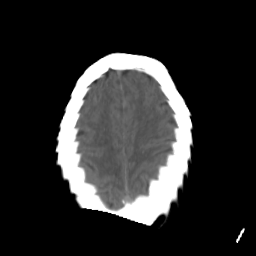
#> input picture data/testData/CT/CT/1.png, 256 x 256 px, found by its file name
$ python Qabf.py
#> lines starting #> are read from the running program, lines starting #| are printed output that depends on the picture
import numpy as np
import cv2

def rgb2gray(img):
    """将RGB图像转换为灰度"""
    if len(img.shape) == 3 and img.shape[2] == 3:
        return cv2.cvtColor(img, cv2.COLOR_BGR2GRAY)
    else:
        return img

def conv2(im, kernel):
    """二维卷积，保持大小不变，与MATLAB conv2(im,kernel,'same')效果"""
    return cv2.filter2D(im, -1, kernel, borderType=cv2.BORDER_REPLICATE)

def Qabf(img1, img2, fused):
    # 参数定义
    L = 1
    Tg = 0.9994
    kg = -15
    Dg = 0.5
    Ta = 0.9879
    ka = -22
    Da = 0.8

    # Sobel算子(与原MATLAB对应)
    h1 = np.array([[1, 2, 1],
                   [0, 0, 0],
                   [-1, -2, -1]], dtype=np.float32)
    h3 = np.array([[-1, 0, 1],
                   [-2, 0, 2],
                   [-1, 0, 1]], dtype=np.float32)

    # 转换灰度图
    pA = rgb2gray(img1).astype(np.float64)
    pB = rgb2gray(img2).astype(np.float64)
    pF = rgb2gray(fused).astype(np.float64)

    # 归一化到0-255 float64 (im2double相当于除以255，这里乘以255为了保持和MATLAB近似)
    if pA.max() <= 1.0:
        pA = pA * 255
    if pB.max() <= 1.0:
        pB = pB * 255
    if pF.max() <= 1.0:
        pF = pF * 255

    # 计算梯度响应
    SAx = conv2(pA, h3)
    SAy = conv2(pA, h1)
    gA = np.sqrt(SAx**2 + SAy**2)

    SBx = conv2(pB, h3)
    SBy = conv2(pB, h1)
    gB = np.sqrt(SBx**2 + SBy**2)

    SFx = conv2(pF, h3)
    SFy = conv2(pF, h1)
    gF = np.sqrt(SFx**2 + SFy**2)

    # 计算梯度方向，避免除零
    def gradient_angle(Sx, Sy):
        angle = np.zeros_like(Sx)
        mask_zero = (Sx == 0)
        angle[mask_zero] = np.pi / 2
        angle[~mask_zero] = np.arctan(Sy[~mask_zero] / Sx[~mask_zero])
        return angle

    aA = gradient_angle(SAx, SAy)
    aB = gradient_angle(SBx, SBy)
    aF = gradient_angle(SFx, SFy)

    # 初始化Q矩阵
    M, N = gA.shape
    QAF = np.zeros((M, N))
    QBF = np.zeros((M, N))

    # 计算QAF
    for i in range(M):
        for j in range(N):
            # GAF 计算
            if gA[i, j] > gF[i, j]:
                GAF = gF[i, j] / gA[i, j]
            elif gA[i, j] == gF[i, j]:
                GAF = gF[i, j]
            else:
                GAF = gA[i, j] / gF[i, j]

            # AAF 计算
            AAF = 1 - abs(aA[i, j] - aF[i, j]) / (np.pi / 2)

            QgAF = Tg / (1 + np.exp(kg * (GAF - Dg)))
            QaAF = Ta / (1 + np.exp(ka * (AAF - Da)))

            QAF[i, j] = QgAF * QaAF

    # 计算QBF
    for i in range(M):
        for j in range(N):
            if gB[i, j] > gF[i, j]:
                GBF = gF[i, j] / gB[i, j]
            elif gB[i, j] == gF[i, j]:
                GBF = gF[i, j]
            else:
                GBF = gB[i, j] / gF[i, j]

            ABF = 1 - abs(aB[i, j] - aF[i, j]) / (np.pi / 2)

            QgBF = Tg / (1 + np.exp(kg * (GBF - Dg)))
            QaBF = Ta / (1 + np.exp(ka * (ABF - Da)))

            QBF[i, j] = QgBF * QaBF

    deno = np.sum(gA + gB)
    nume = np.sum(QAF * gA + QBF * gB)

    Qabf_value = nume / deno if deno != 0 else 0

    return Qabf_value


def metrics_qabf(img1, img2, fused):
    """
    对应matlab的metricsQabf函数，支持多通道情况
    """
    fused = fused.astype(np.float64)
    b = fused.shape[2] if fused.ndim == 3 else 1
    b1 = img2.shape[2] if img2.ndim == 3 else 1

    if b == 1:
        res = Qabf(img1, img2, fused)
    elif b1 == 1:
        scores = []
        for k in range(b):
            scores.append(Qabf(img1[:, :, k], img2, fused[:, :, k]))
        res = np.mean(scores)
    else:
        scores = []
        for k in range(b):
            scores.append(Qabf(img1[:, :, k], img2[:, :, k], fused[:, :, k]))
        res = np.mean(scores)
    return res


# 简单示例调用：
if __name__ == "__main__":
    import imageio
    img1 = imageio.imread(r'C:\Users\King\Downloads\BSAFusion-main\CT_result\CT_align\1.png')
#> img1 is the input picture: shape (256, 256, 3); min 0, max 255, mean 43.5
    img2 = imageio.imread(r'C:\Users\King\Downloads\BSAFusion-main\CT_result\MRI\1.png')
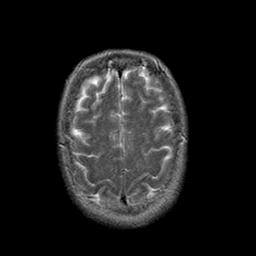
#> input picture data/testData/CT/MRI/1.png, 256 x 256 px, found by its file name
#> img2 is the input picture: shape (256, 256, 3); min 0, max 255, mean 28.1
    fused = imageio.imread(r'C:\Users\King\Downloads\BSAFusion-main\CT_result\Fusion\1.png')

    score = metrics_qabf(img1, img2, fused)
#> the loop in metrics_qabf, `for k in range(b):` made 3 passes
#> pass 1, in Qabf, `SAx = conv2(pA, h3)`:
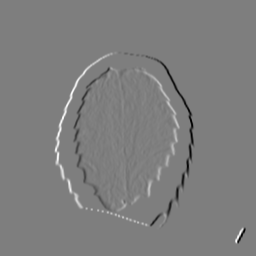
#> SAx: shape (256, 256) float64; min -1009, max 1020, mean 0; drawn with min black and max white
#> pass 1, in Qabf, `SAy = conv2(pA, h1)`:
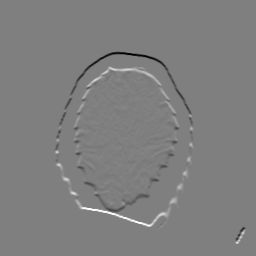
#> SAy: shape (256, 256) float64; min -1020, max 1020, mean 0; drawn with min black and max white
#> after the loop in metrics_qabf, `for k in range(b):`: scores = [0.481, 0.481, 0.481]
#> in metrics_qabf, `res = np.mean(scores)`: res = 0.481
#> score = 0.481
    print(f"Qabf score: {score:.4f}")
#| Qabf score: 0.4809

    #测试不同图像对
    for i in range(10):
        try:
            imgA_test = cv2.imread(f'C:\\Users\\King\\Downloads\\BSAFusion-main\\CT_result\\CT_align\\{i}.png', cv2.IMREAD_GRAYSCALE).astype(np.float64)
            imgB_test = cv2.imread(f'C:\\Users\\King\\Downloads\\BSAFusion-main\\CT_result\\MRI\\{i}.png', cv2.IMREAD_GRAYSCALE).astype(np.float64)
            imgF_test = cv2.imread(f'C:\\Users\\King\\Downloads\\BSAFusion-main\\CT_result\\Fusion\\{i}.png', cv2.IMREAD_GRAYSCALE).astype(np.float64)

            score = metrics_qabf(imgA_test, imgB_test, imgF_test)
            print(f"Image {i} Q_AB/F: {score:.4f}")
        except:
            continue
